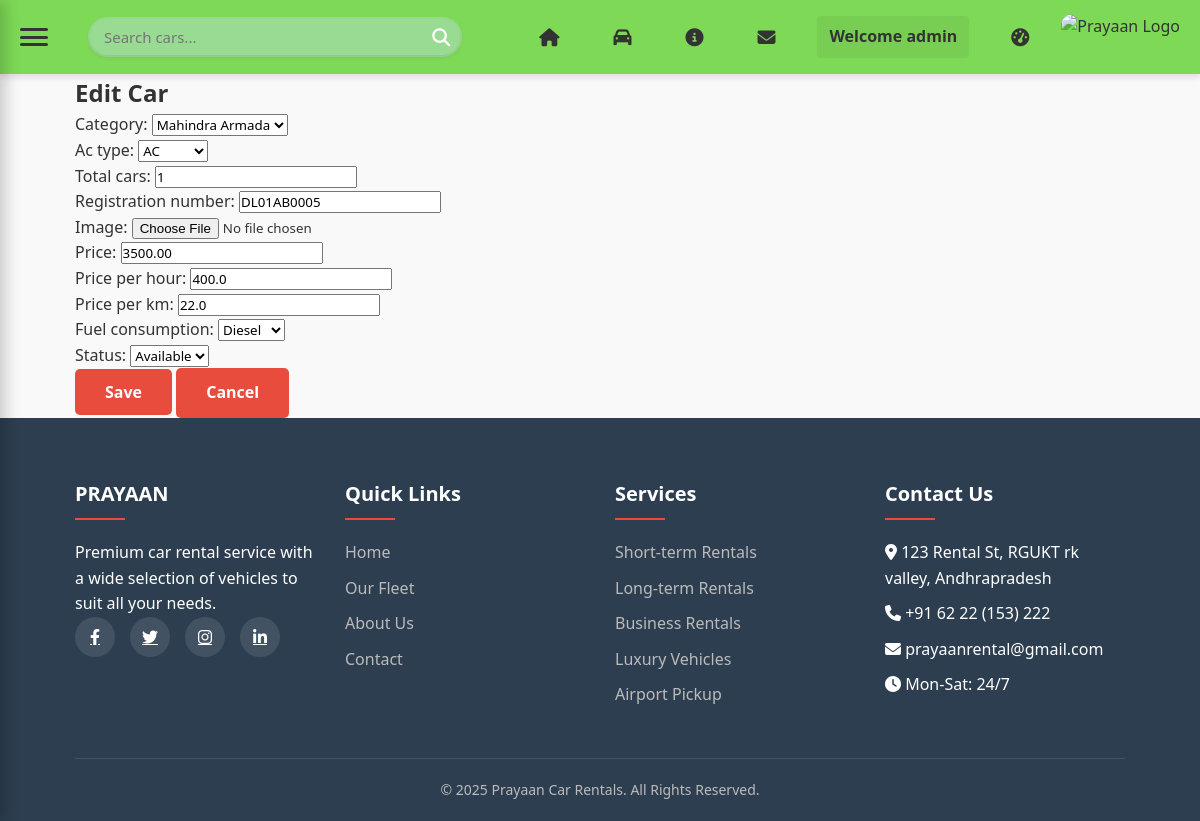
Before: /dashboard/cars/5/edit/ (signed in) with the older database file.
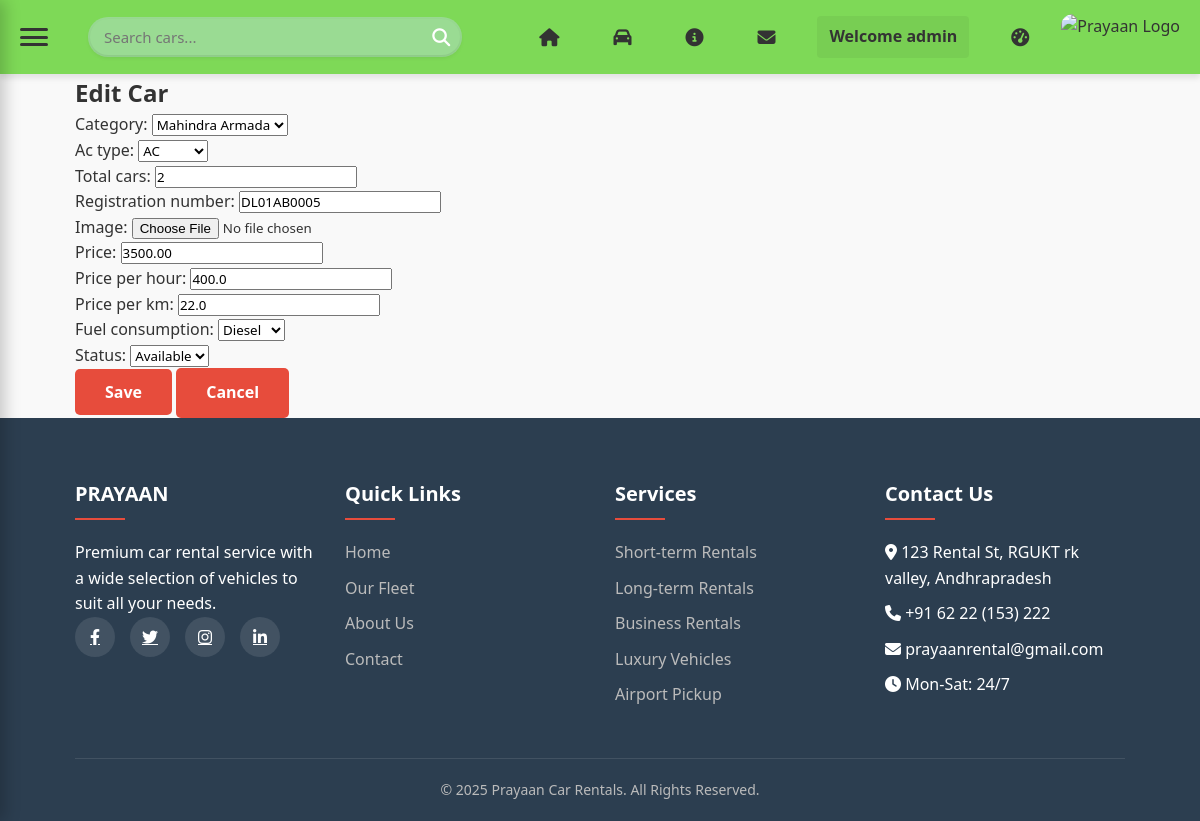
After: the same page with the newer database file.
### app/models.py (models this page shows, shortened)
class Car(models.Model):
    CATEGORY_CHOICES = [
        ('Ambassador', 'Ambassador'),
        ('Tata Sumo', 'Tata Sumo'),
        ('Maruti Omni', 'Maruti Omni'),
        ('Maruti Esteem', 'Maruti Esteem'),
        ('Mahindra Armada', 'Mahindra Armada'),
    ]
    AC_CHOICES = [('AC', 'AC'), ('Non-AC', 'Non-AC')]
    STATUS_CHOICES = [('available', 'Available'), ('repair', 'Repair')]
    Fuel_con = [('petrol', 'Petrol'), ('diesel', 'Diesel'), ('gas', 'Gas'), ('electric', 'Electric')]
    category = models.CharField(max_length=20, choices=CATEGORY_CHOICES)
    ac_type = models.CharField(max_length=10, choices=AC_CHOICES)
    total_cars = models.IntegerField(default=1)
    registration_number = models.CharField(max_length=20, unique=True)
    image = models.ImageField(upload_to='cars/')
    price = models.DecimalField(max_digits=8, decimal_places=2)
    price_per_hour = models.FloatField(default=0)
    price_per_km = models.FloatField(default=0)
    fuel_consumption = models.CharField(max_length=15, choices=Fuel_con, default='diesel')
    status = models.CharField(max_length=10, choices=STATUS_CHOICES, default='available')
    is_returned = models.BooleanField(default=False)
    pending_payment = models.DecimalField(max_digits=10, decimal_places=2, default=0)
    damage_reported = models.BooleanField(default=False)
    damage_fee = models.DecimalField(max_digits=10, decimal_places=2, default=0)
    returned_at = models.DateTimeField(null=True, blank=True)

### app/views.py (the view)
# urls.py: path('dashboard/cars/<int:pk>/edit/', views.car_update_view, name='car_update'),
@staff_member_required
def car_update_view(request, pk):
    car = get_object_or_404(Car, id=pk)
    if request.method == 'POST':
        form = CarForm(request.POST, request.FILES, instance=car)
        if form.is_valid():
            form.save()
            messages.success(request, 'Car updated successfully.')
            return redirect('car_detail', pk=car.id)
    else:
        form = CarForm(instance=car)
    return render(request, 'app/car_form.html', {'form': form, 'title': 'Edit Car'})

### app/forms.py (shortened to what this page needs)
class CarForm(forms.ModelForm):
    class Meta:
        from .models import Car
        model = Car
        fields = [
            'category', 'ac_type', 'total_cars', 'registration_number',
            'image', 'price', 'price_per_hour', 'price_per_km',
            'fuel_consumption', 'status'
        ]
        widgets = {
            'category': forms.Select(attrs={'class': 'form-control'}),
            'ac_type': forms.Select(attrs={'class': 'form-control'}),
            'total_cars': forms.NumberInput(attrs={'class': 'form-control'}),
            'registration_number': forms.TextInput(attrs={'class': 'form-control'}),
            'image': forms.FileInput(attrs={'class': 'form-control-file'}),
            'price': forms.NumberInput(attrs={'class': 'form-control', 'step': '0.01'}),
            'price_per_hour': forms.NumberInput(attrs={'class': 'form-control', 'step': '0.01'}),
            'price_per_km': forms.NumberInput(attrs={'class': 'form-control', 'step': '0.01'}),
            'fuel_consumption': forms.Select(attrs={'class': 'form-control'}),
            'status': forms.Select(attrs={'class': 'form-control'}),
        }

### app/templates/app/car_form.html (shortened to what this page needs)
{% extends 'app/base.html' %}
{% block content %}
<div class="container mt-4">
    <h2>{{ title }}</h2>
    <form method="post" enctype="multipart/form-data">
        {% for field in form %}
            <div class="mb-3">
                <label class="form-label">{{ field.label_tag }}</label>
                {{ field }}
            </div>
        {% endfor %}
        <button type="submit" class="btn btn-primary">Save</button>
        <a href="{% url 'car_list' %}" class="btn btn-secondary">Cancel</a>
    </form>
</div>
{% endblock %}

Changed rows visible on the page:
changed Car "Mahindra Armada": total_cars "1" → "2"
